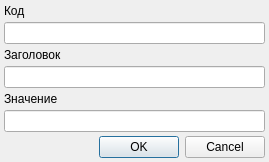
<?xml version="1.0" encoding="UTF-8"?>
<ui version="4.0">
 <class>DialogAddParamPaySystem</class>
 <widget class="QDialog" name="DialogAddParamPaySystem">
  <property name="geometry">
   <rect>
    <x>0</x>
    <y>0</y>
    <width>269</width>
    <height>160</height>
   </rect>
  </property>
  <property name="windowTitle">
   <string>Новый параметр</string>
  </property>
  <layout class="QVBoxLayout" name="verticalLayout">
   <property name="spacing">
    <number>4</number>
   </property>
   <property name="leftMargin">
    <number>4</number>
   </property>
   <property name="topMargin">
    <number>4</number>
   </property>
   <property name="rightMargin">
    <number>4</number>
   </property>
   <property name="bottomMargin">
    <number>4</number>
   </property>
   <item>
    <widget class="QLabel" name="label">
     <property name="text">
      <string>Код</string>
     </property>
    </widget>
   </item>
   <item>
    <widget class="QLineEdit" name="lineEditCode"/>
   </item>
   <item>
    <widget class="QLabel" name="label_2">
     <property name="text">
      <string>Заголовок</string>
     </property>
    </widget>
   </item>
   <item>
    <widget class="QLineEdit" name="lineEditName"/>
   </item>
   <item>
    <widget class="QLabel" name="label_3">
     <property name="text">
      <string>Значение</string>
     </property>
    </widget>
   </item>
   <item>
    <widget class="QLineEdit" name="lineEditValue"/>
   </item>
   <item>
    <widget class="QDialogButtonBox" name="buttonBox">
     <property name="orientation">
      <enum>Qt::Horizontal</enum>
     </property>
     <property name="standardButtons">
      <set>QDialogButtonBox::Cancel|QDialogButtonBox::Ok</set>
     </property>
    </widget>
   </item>
  </layout>
 </widget>
 <resources/>
 <connections>
  <connection>
   <sender>buttonBox</sender>
   <signal>rejected()</signal>
   <receiver>DialogAddParamPaySystem</receiver>
   <slot>reject()</slot>
   <hints>
    <hint type="sourcelabel">
     <x>316</x>
     <y>260</y>
    </hint>
    <hint type="destinationlabel">
     <x>286</x>
     <y>274</y>
    </hint>
   </hints>
  </connection>
 </connections>
</ui>
